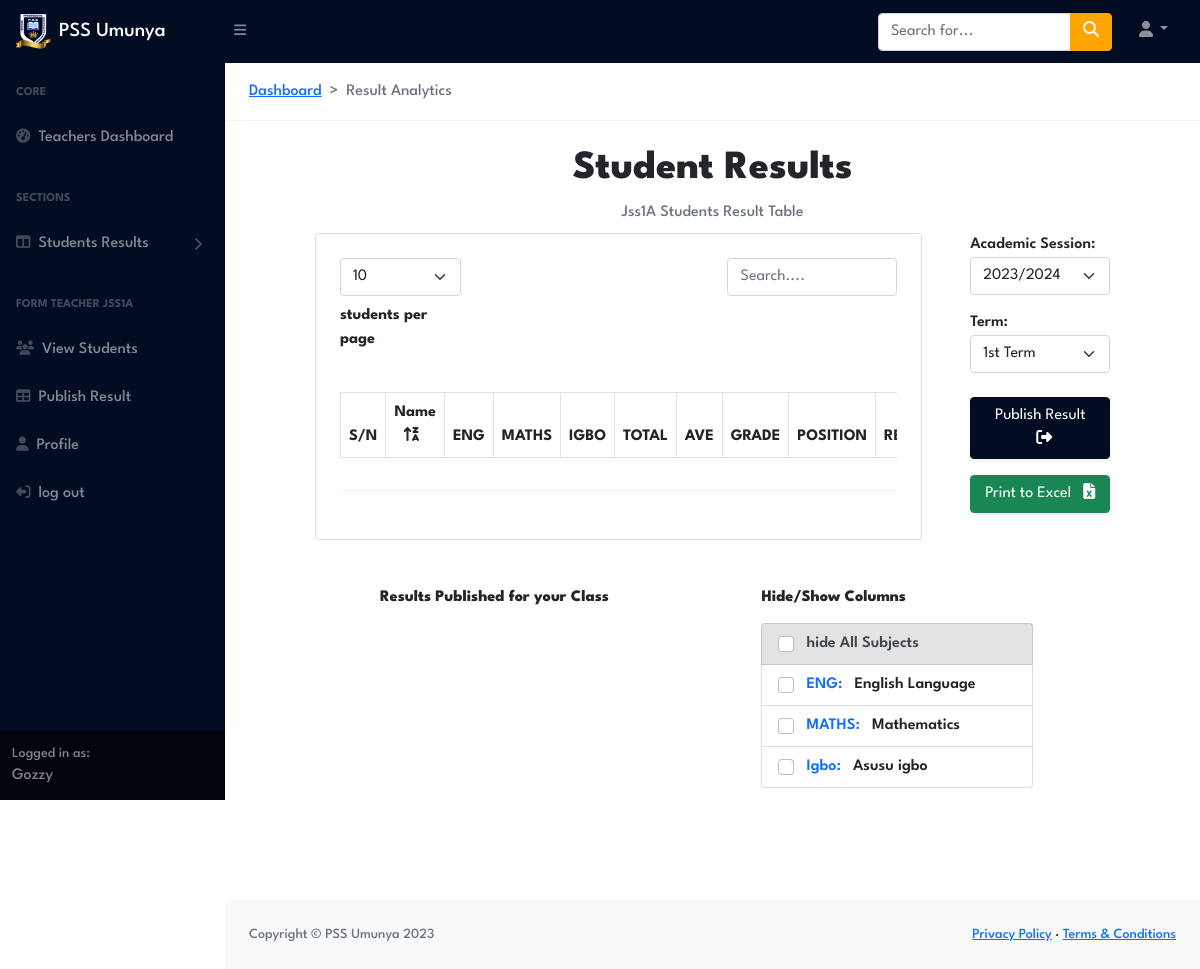
The page /TeachersPortal/Jss1A/PublishResults/ (signed in) on the database its author committed.
### TeachersPortal/models.py (models this page shows, shortened)
class Teacher(models.Model):
	user = models.OneToOneField(User, on_delete=models.CASCADE, blank=True, null=True)
	FirstName= models.CharField(max_length= 200, blank=False, default='None')
	LastName= models.CharField(max_length= 200, blank=False, default='None')
	Phone_number= models.CharField(max_length= 200, blank=True)
	Email= models.EmailField(max_length= 200, blank=True)
	teachers_id=models.CharField(max_length= 200, blank=True)
	Role= models.CharField(max_length= 200, blank=True , default="Teacher",choices=ROLE_CHOICES )
	subjects_taught=models.ManyToManyField(Subject ,blank=True,related_name='assigned_subjects')
	classes_taught=models.ManyToManyField(Class,blank=True,related_name='assigned_classes')
	classFormed = models.ForeignKey(Class,on_delete=models.CASCADE, blank=True, null=True )
	Headshot=models.ImageField(upload_to='assets/TeachersProfileimages', blank=True)

### StudentsPortal/models.py (models this page shows, shortened)
class Class(models.Model):
	Class=models.CharField(max_length=10, blank=True)
	def __str__(self):
		return str(self.Class)

class Subject(models.Model):
	subject_code = models.CharField(max_length=100)
	subject_name = models.CharField(max_length=100)

### TeachersPortal/views/Formteachersviews.py (the view)
# urls.py: path('<str:Classname>/PublishResults/',PublishResults_view , name='PublishResults'),
@login_required
def PublishResults_view(request,Classname):
    Terms=Term.objects.all()
    academic_session= AcademicSession.objects.all()
    class_object = Class.objects.get(Class=Classname)
    subjects_allocation = Subjectallocation.objects.filter(classname=class_object).first()
    subject_code = []
    for subobject in subjects_allocation.subjects.all():
        subject_code.append(subobject.subject_code)
    context = {
        'subjects_allocation': subjects_allocation,
        "class": class_object,
        'sub_list':subject_code,
        "Terms":Terms,
        "academic_session":academic_session
        }
    return render(request, 'Publish_Result.html', context)

### TeachersPortal/templates/Publish_Result.html (shortened to what this page needs)
{% extends 'Teachers_navbar.html' %} {% load static %} {% block content%}
<link
  rel="stylesheet"
  href="{% static 'css/Teachers_portal/datatable.css' %}"
/>
<section class="pt-4 pb-5">
  <nav
    class="ms-4"
    style="--bs-breadcrumb-divider: '>'"
    aria-label="breadcrumb"
  >
    <ol class="breadcrumb">
      <li class="breadcrumb-item">
        <a href="{% url 'TeachersPortal:Teachers_dashboard' %}">Dashboard</a>
      </li>
      <li class="breadcrumb-item active" aria-current="page">
        Result Analytics
      </li>
    </ol>
  </nav>
  <hr />
  <div class="container-fluid px-4 px-md-2">
    <div class="d-flex flex-column align-items-center justify-content-center">
      <h1 class="mt-2">Student Results</h1>
      <ol class="breadcrumb mb-2">
        {% if teacher.FirstName == "None" %}
        <div>
          <a
            href="{% url 'TeachersPortal:profile' teacher.id %}"
            class="text-decoration-none"
          >
            edit your Teachers Profile to perform futher Action
          </a>
        </div>
        {% else %}
        <li class="breadcrumb-item active">
          {{ class.Class }} Students Result Table
        </li>
        {% endif %}
      </ol>
    </div>
    <div class="row justify-content-center">
      <div class="col-md-8">
        <div class="card px-4 py-4 pb-2 me-0 me-md-4">
          <div
            class="table-header row align-item-center justify-content-between mb-4"
          >
            <div class="col-md-3 mb-3 mb-md-0">
              <select
                id="lengthSelect"
                class="form-select"
                aria-label="Default select example"
              >
                <option value="10" selected>10</option>
              </select>
              <p class="fw-bold mt-2">students per page</p>
            </div>
            <div class="col-md-4">
              <input
                type="text"
                class="form-control"
                id="filterInput"
                placeholder="Search...."
              />
            </div>
          </div>
          <div class="table-responsive table-main">
            <table id="dataTable" class="table table-striped table-bordered">
              <thead>
                <tr>
                  <th scope="col">S/N</th>
                  <th id="tableHeader" scope="col">
                    Name<i class="fa-solid fa-arrow-up-z-a ms-2"></i>
                  </th>
                  {% for sub in subjects_allocation.subjects.all %}
                  <th
                    data-index="{{ forloop.counter }}"
                    scope="col"
                    class="text-uppercase"
                  >
                    {{ sub.subject_code }}
                  </th>
                  {% endfor %}
                  <th scope="col">TOTAL</th>
                  <th scope="col">AVE</th>
                  <th scope="col">GRADE</th>
                  <th scope="col">POSITION</th>
                  <th scope="col">REMARK</th>
                </tr>
              </thead>
            </table>
          </div>
          <hr />
          <div
            class="table-footer row align-items-center justify-content-between pb-2"
          >
            <div class="col-md-4">
            </div>
          </div>
        </div>
      </div>
      <div class="col-md-2 pt-3 pt-md-0">
        <div class="mb-3">
          <label for="academicSessionSelect">Academic Session:</label>
          <select
            id="academicSessionSelect"
            name="AcademicSession"
            class="form-select"
            required
          >
            {% for Session in academic_session %}
            <option value="{{ Session.session }}">{{ Session.session }}</option>
            {% endfor %}
          </select>
        </div>
        <div class="mb-4">
          <label for="termSelect">Term:</label>
          <select id="termSelect" name="Term" class="form-select" required>
            {% for Term in Terms %}
            <option value="{{ Term.term }}">{{ Term.term }}</option>
            {% endfor %}
          </select>
        </div>
        <button id="publishbtn" class="btn btn-primary w-100 mb-3 shadow-sm">
          Publish Result <i class="fa-solid fa-right-from-bracket ms-2"></i>
        </button>
        <button class="btn btn-success w-100 mb-3 shadow-sm">
          Print to Excel <i class="fa-solid fa-file-excel ms-2"></i>
        </button>
      </div>
    </div>
  </div>
  <div class="m-5 px-0 px-md-5 mx-md-2">
    <div class="row justify-content-center">
      <div class="col-md-5 p-0 pe-md-5 mb-5 mb-md-0">
        <h6 class="mb-4">Results Published for your Class</h6>
      </div>
      <div class="col-md-4">
        <h6 class="">Hide/Show Columns</h6>
        <div class="my-3" id="collapseExample">
          <ul class="list-group">
            <li class="list-group-item list-group-item-secondary">
              <input
                class="form-check-input me-2"
                type="checkbox"
                value=""
                id="UnhideAllCheckbox"
              />
              <label class="form-check-label" for="UnhideAllCheckbox">
                hide All Subjects</label
              >
            </li>
            {% for sub in subjects_allocation.subjects.all %}
            <li class="list-group-item">
              <input
                class="form-check-input me-2 column-checkbox"
                type="checkbox"
                value="{{ forloop.counter }}"
                id="{{ forloop.counter }}Checkbox"
              />
              <label
                class="form-check-label"
                for="{{ forloop.counter }}Checkbox"
                ><span class="text-primary me-2">{{ sub.subject_code }}:</span>
                {{ sub.subject_name }}
              </label>
            </li>
            {% endfor %}
          </ul>
        </div>
      </div>
    </div>
  </div>
</section>
{% endblock %}

### templates/Teachers_navbar.html (shortened to what this page needs)
{% load static %}
<!DOCTYPE html>
<html lang="en">
<head>
    <link rel="stylesheet" href="https://cdnjs.cloudflare.com/ajax/libs/animate.css/4.1.1/animate.min.css" />
    <link href="https://cdn.jsdelivr.net/npm/bootstrap@5.0.2/dist/css/bootstrap.min.css" rel="stylesheet"
>
    <link href="https://cdn.jsdelivr.net/npm/simple-datatables@latest/dist/style.css" rel="stylesheet" />
    <link rel="stylesheet" href="https://cdn.jsdelivr.net/npm/bootstrap-icons@1.5.0/font/bootstrap-icons.css">
    <link rel="stylesheet" href="https://cdnjs.cloudflare.com/ajax/libs/font-awesome/5.12.1/css/all.min.css" />
    <link rel="stylesheet" href="https://cdnjs.cloudflare.com/ajax/libs/font-awesome/6.1.1/css/all.min.css" />
    <link href="https://cdn.jsdelivr.net/npm/simple-datatables@latest/dist/style.css" rel="stylesheet" />
    <link rel="stylesheet" href="https://use.typekit.net/oov2wcw.css">
    <link href="{% static 'css/Teachers_portal/styles.css' %}" rel="stylesheet" />
    <link rel="stylesheet" href="{% static 'css/Teachers_portal/Teachers_portal.css' %}">
</head>
<body class="sb-nav-fixed">
    <nav class="sb-topnav navbar navbar-expand navbar-dark bg-dark">
        <a class="navbar-brand ps-3" href="{% url 'TeachersPortal:Teachers_dashboard' %}"><img src="{% static 'images/PSS Logo.png' %}" alt="..."
                    class="brand_image img-fluid me-2">PSS Umunya</a>
        <button class="btn btn-link btn-sm order-1 order-lg-0 me-4 me-lg-0" id="sidebarToggle" href="#!"><i
                class="fas fa-bars"></i></button>
        <form class="d-none d-md-inline-block form-inline ms-auto me-0 me-md-3 my-3 my-md-4">
            <div class="input-group">
                <input class="form-control" type="text" placeholder="Search for..." aria-label="Search for..."
                    aria-describedby="btnNavbarSearch" />
                <button class="btn btn-warning text-light " id="btnNavbarSearch" type="button"><i
                        class="fas fa-search"></i></button>
            </div>
        </form>
        <ul class="navbar-nav ms-auto ms-md-0 me-3 me-lg-4">
            <li class="nav-item dropdown">
                <a class="nav-link dropdown-toggle" id="navbarDropdown" href="#" role="button" data-bs-toggle="dropdown"
                    aria-expanded="false"><i class="fas fa-user fa-fw"></i></a>
            </li>
        </ul>
    </nav>
    <div id="layoutSidenav">
        <div id="layoutSidenav_nav">
            <nav class="sb-sidenav accordion sb-sidenav-dark" id="sidenavAccordion">
                <div class="sb-sidenav-menu">
                    <div class="nav">
                        <div class="sb-sidenav-menu-heading">Core</div>
                        <a class="nav-link" href="{% url 'TeachersPortal:Teachers_dashboard' %}">
                            <div class="sb-nav-link-icon"><i class="fas fa-tachometer-alt"></i></div>
                            Teachers Dashboard
                        </a>
                        <div class="sb-sidenav-menu-heading">SECTIONS</div>
                        <a class="nav-link collapsed" href="#" data-bs-toggle="collapse"
                            data-bs-target="#collapseLayouts" aria-expanded="false" aria-controls="collapseLayouts">
                            <div class="sb-nav-link-icon"><i class="fas fa-columns"></i></div>
                            Students Results
                            <div class="sb-sidenav-collapse-arrow"><i class="fas fa-angle-down"></i></div>
                        </a>
                        {% if request.user.teacher.Role == 'Formteacher' %}
                        <div class="sb-sidenav-menu-heading">FORM TEACHER {{ request.user.teacher.classFormed }}</div>
                        <a class="nav-link" href="{% url 'TeachersPortal:Students' Classname=request.user.teacher.classFormed %}">
                            <div class="sb-nav-link-icon"><i class="fa-solid fa-users"></i></div>
                            View Students
                        </a>
                        <a class="nav-link" href="{% url 'TeachersPortal:PublishResults' Classname=request.user.teacher.classFormed %}">
                            <div class="sb-nav-link-icon"><i class="fas fa-table"></i></i></div>
                            Publish Result
                        </a>
                        {% endif %}
                        <a class="nav-link" href="{% url 'TeachersPortal:profile' id=request.user.teacher.id %}">
                            <div class="sb-nav-link-icon"><i class="fas fa-solid fa-user"></i></div>
                             Profile
                        </a>
                        <a class="nav-link" href="{% url 'Accounts:logout'  %}">
                            <div class="sb-nav-link-icon"><i class="fas fa-solid fa-right-from-bracket fa-flip-horizontal"></i></div>
                            log out
                        </a>
                    </div>
                </div>
                <div class="sb-sidenav-footer">
                    <div class="small">Logged in as:</div>
                    {{ request.user }}
                </div>
            </nav>
        </div>
        <div id="layoutSidenav_content">
            <main>
            {% block content%}
            {% endblock %}
            </main>
            <footer class="py-4 bg-light mt-auto">
                <div class="container-fluid px-4">
                    <div class="d-flex align-items-center justify-content-between small">
                        <div class="text-muted">Copyright &copy; PSS Umunya 2023</div>
                        <div>
                            <a href="#">Privacy Policy</a>
                            &middot;
                            <a href="#">Terms &amp; Conditions</a>
                        </div>
                    </div>
                </div>
            </footer>
        </div>
    </div>
</body>
</html>

### assets/css/Teachers_portal/Teachers_portal.css (style rules this page uses)
label { font-weight: 600; }
.brand_image { object-fit: cover; width: 35px; height: 35px; }

### assets/css/Teachers_portal/datatable.css (style rules this page uses)
.table-bordered { border: 1px solid #dee2e6; }

### rows shown on the page
Class: Class "Jss1A"
Subject: subject_code "ENG", subject_name "English Language"
Subject: subject_code "MATHS", subject_name "Mathematics"
Subject: subject_code "IGBO", subject_code "Igbo", subject_name "Asusu igbo"

### other values the page prints
{{ request.user.teacher.classFormed }} "JSS1A"
{{ request.user }} "Gozzy"
form field AcademicSession "2023/2024"
form field Term "1st Term"
